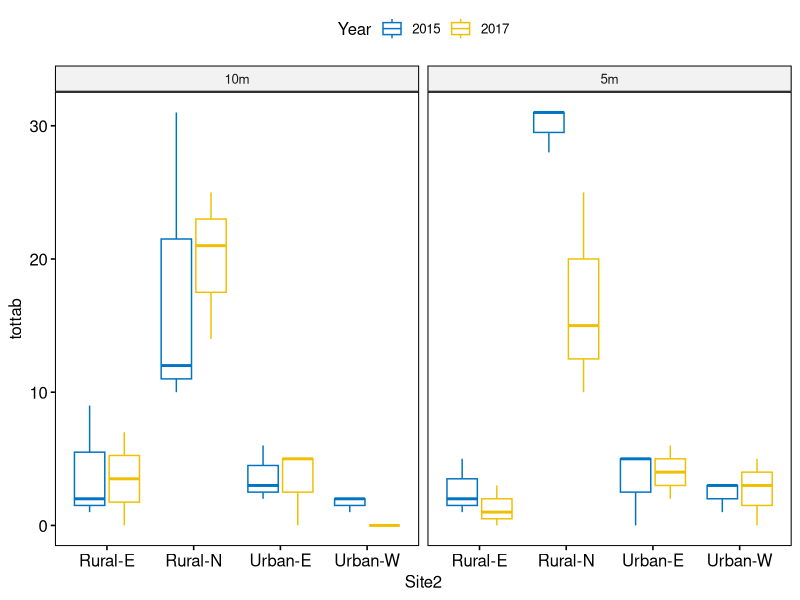
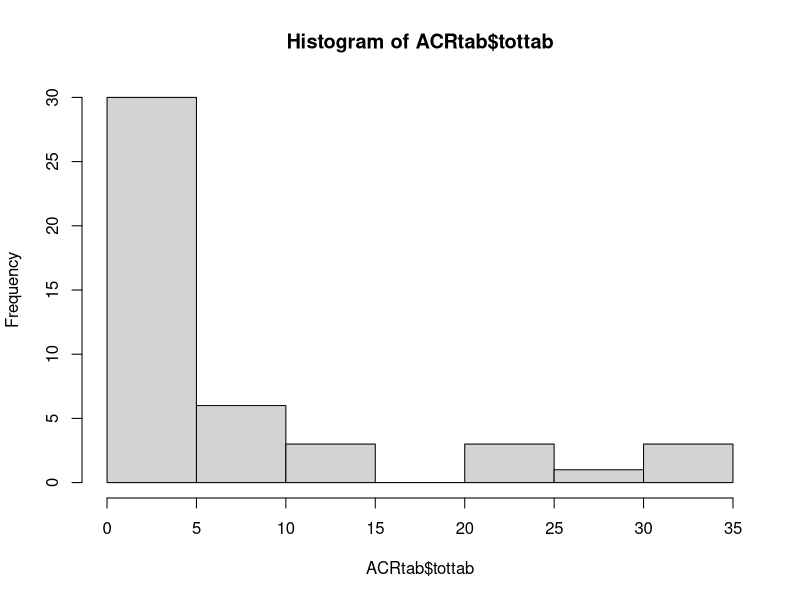
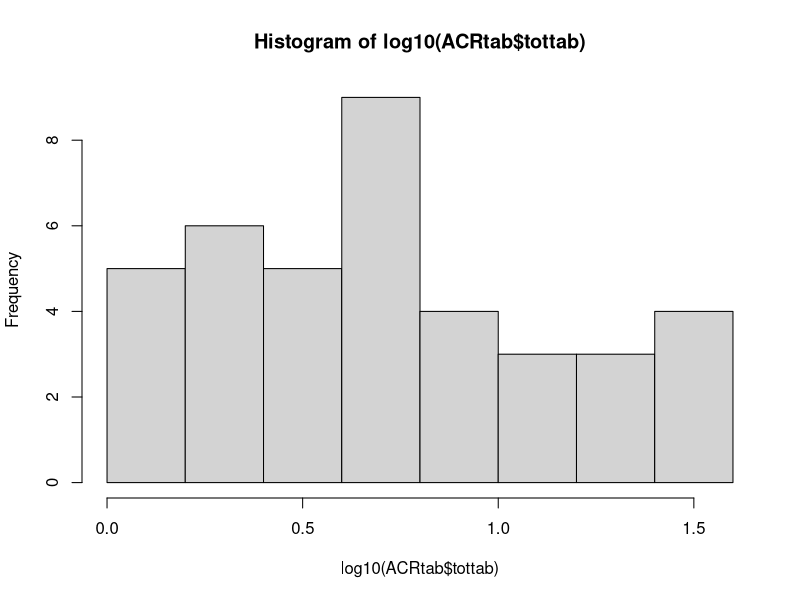
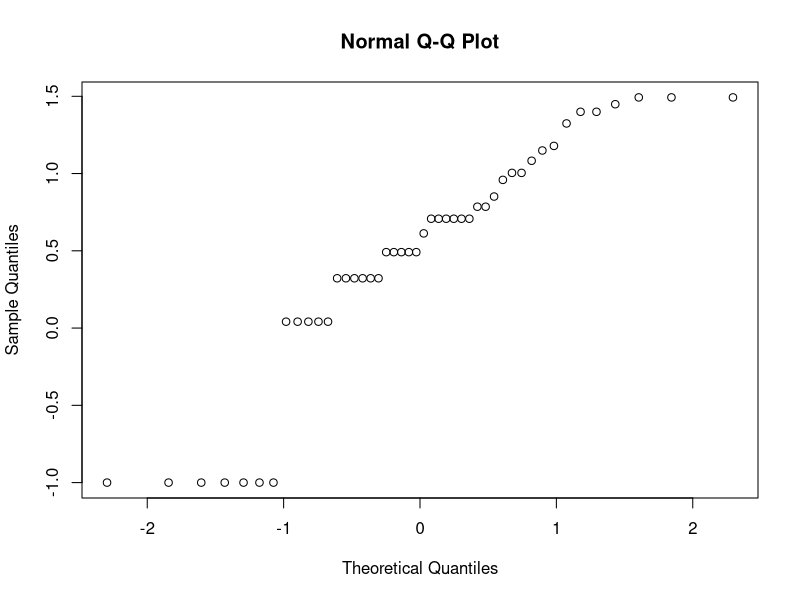
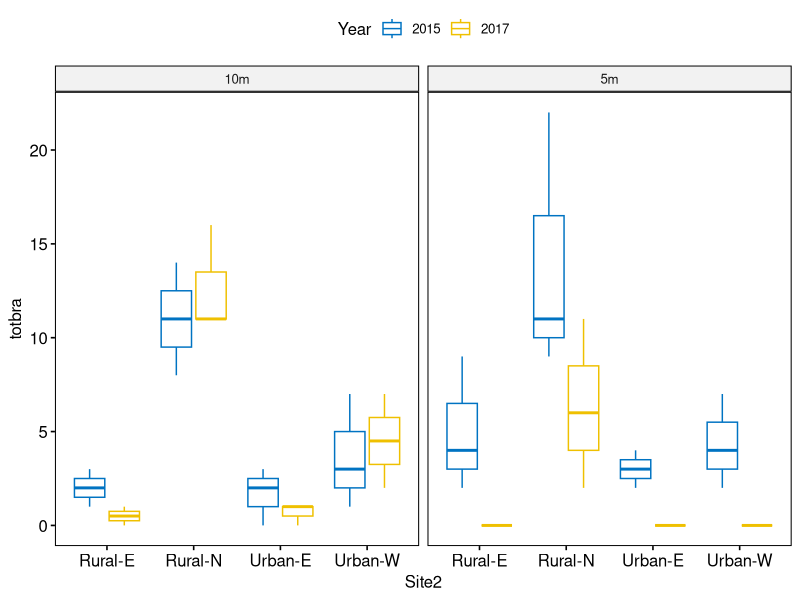
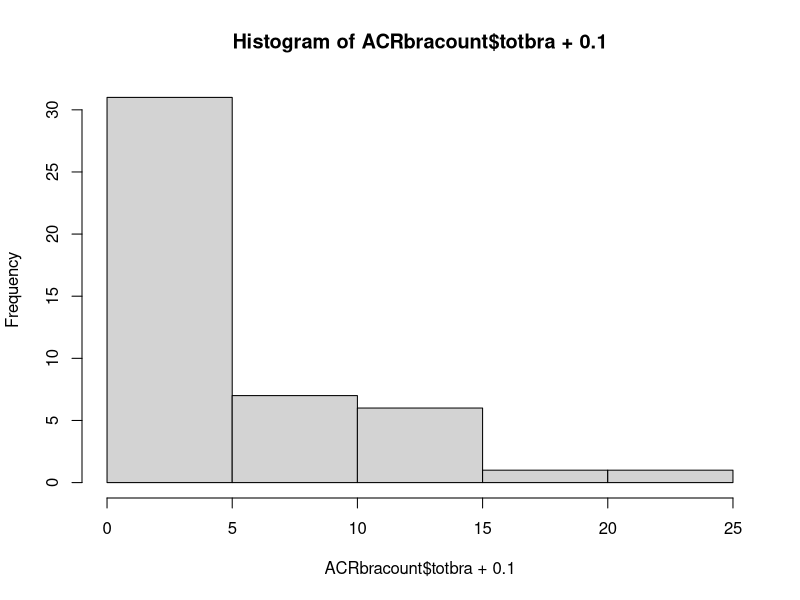
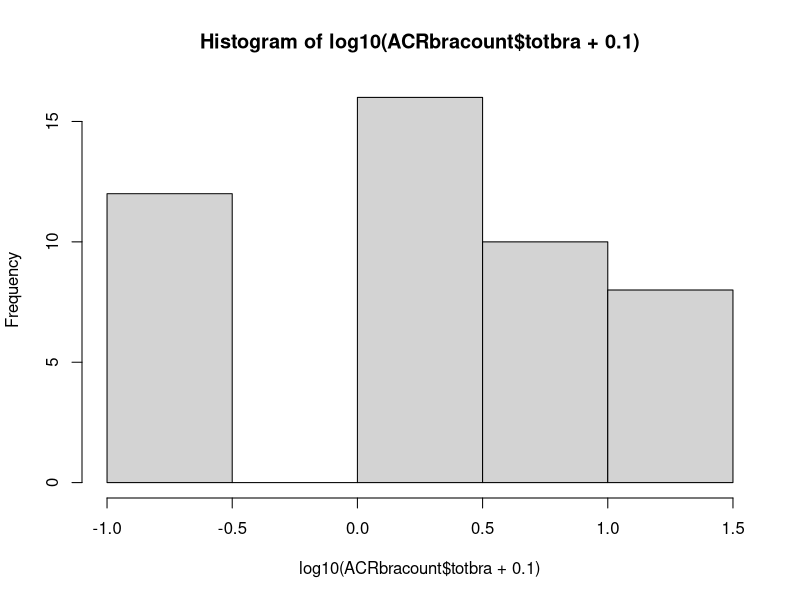
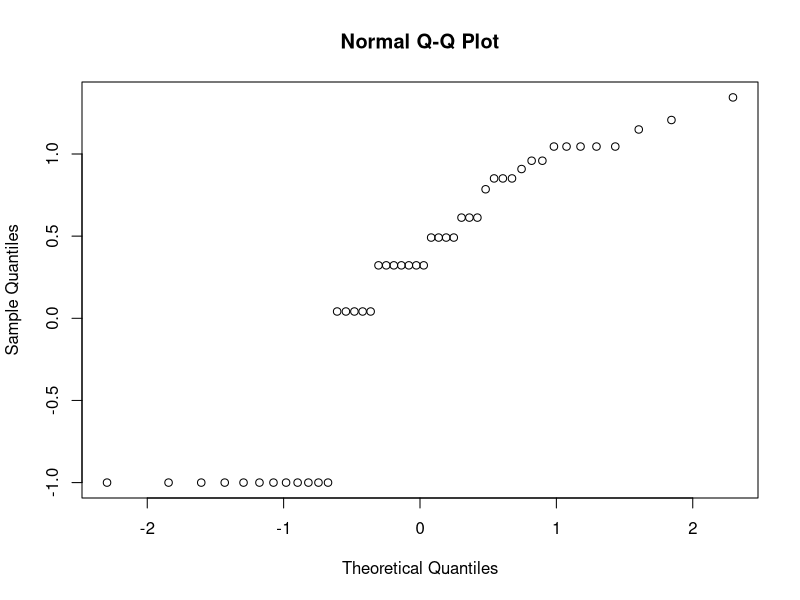

Reproduce these figures in R, in order.
## ---- chunk 1
knitr::opts_chunk$set(echo = TRUE)
## ---- chunk 2
library(here) # to use relative file paths to read in data
library(readr)
comp1517 <- read_csv(here("data/CoralHealth-2015-2017-genmorph.csv")) 

library(dplyr)
comp1517_factor <- comp1517 %>%  mutate(across(where(is.character),as.factor))
   
comp1517_factor$Year <- as.factor(comp1517_factor$Year) # year also as a factor

head(comp1517_factor)
## ---- chunk 3
comp1517_factor$long_id <-  as.factor(paste(comp1517_factor$Site2, comp1517_factor$Depth, comp1517_factor$Transect,
                                            sep = "_"))

levels(comp1517_factor$long_id)

ids <- read.csv(here::here("data/unique_ids.csv"))

comp1517_factor <- inner_join(comp1517_factor, ids,
                              by = 'long_id')
comp1517_factor$num_id <- as.factor(comp1517_factor$num_id)
## ---- chunk 4
library(tidyr)

ACRcount <- comp1517_factor %>% 
   group_by(Year, Site2, Depth, Transect, num_id, GEN, morph) %>% 
   dplyr::summarize(totmorph = sum(Number)) %>% 
        filter(GEN == "ACR") %>% 
      pivot_wider(names_from = morph,
                  values_from = totmorph,
                  values_fill = 0) %>%
   pivot_longer(bush:bottle, names_to = 'morph',
                values_to = 'totmorph')

ACRtab <- ACRcount %>% 
   filter(morph == 'corym' | morph == 'tab') %>%
   dplyr::summarize(tottab = sum(totmorph))

library(ggpubr) 
ggboxplot(
  ACRtab, x = "Site2", y = "tottab", facet.by = 'Depth',
  color = "Year", palette = "jco"
  )

# check nomality
hist(ACRtab$tottab)
hist(log10(ACRtab$tottab))
qqnorm(log10(ACRtab$tottab+.1))
library(car)
leveneTest(tottab ~ Year * Site2 * Depth, data = ACRtab)
## ---- chunk 5
# normal anova
summary(aov(log10(tottab + .1) ~ Year * Site2 * Depth +
               Error(num_id), data = ACRtab))

# mixed model approach
library(nlme)
acr.lme <- lme(log10(tottab + .1 ) ~ Year *Site2 * Depth, 
               random = ~1|num_id,
               data = ACRtab, na.action = na.exclude)
#acr.lme
summary(acr.lme)
library(car)
Anova(acr.lme) # used
library(emmeans)
emmeans(acr.lme, list(pairwise ~ Site2), adjust = "tukey")
## ---- chunk 6
acr.lme2 <- lme(log10(tottab + .1) ~ Year *Site2 * Depth, 
                random = ~Year|num_id,
               data = ACRtab, na.action = na.exclude)

summary(acr.lme2)
Anova(acr.lme2)
emmeans(acr.lme, list(pairwise ~ Site2), adjust = "tukey")

anova(acr.lme, acr.lme2)  # not significantly different
## ---- chunk 7
ACRtabave <- ACRtab %>% 
   group_by( Site2, GEN) %>% 
   dplyr::summarize(ave = mean(tottab), SE = sd(tottab)/n())
ACRtabave
## ---- chunk 8
ACRbracount <- ACRcount %>% 
   filter(morph == "br" | morph == "bush" | morph == "stag") %>% 
   dplyr::summarize(totbra = sum(totmorph))

# boxplot
ggboxplot(
  ACRbracount, x = "Site2", y = "totbra", facet.by = 'Depth',
  color = "Year", palette = "jco"
  )

# check normality
hist(ACRbracount$totbra + 0.1)
hist(log10(ACRbracount$totbra +0.1))
qqnorm(log10(ACRbracount$totbra +0.1))
leveneTest(totbra ~ Year * Site2 * Depth, data = ACRbracount)
## ---- chunk 9
acrbra.lme <- lme(log10(totbra + 0.1) ~ Year * Site2 * Depth, 
                  random = ~1|num_id,
               data = ACRbracount, na.action = na.exclude)
acrbra.lme
summary(acrbra.lme) # lowest AIC
Anova(acrbra.lme)
emmeans(acr.lme, list(pairwise ~ Site2), adjust = "tukey")
emmeans(acr.lme, list(pairwise ~ Year), adjust = "tukey")
## ---- chunk 10
acrbra.lme2 <- lme(log10(totbra + 0.1) ~ Year * Site2 * Depth, random = ~Year|num_id,
               data = ACRbracount, na.action = na.exclude)
acrbra.lme2
summary(acrbra.lme2)
Anova(acrbra.lme2)

anova(acrbra.lme, acrbra.lme2) # models not significantly different 
## ---- chunk 11
# relevel factors 
ACRbracount$Depth <- relevel(ACRbracount$Depth, ref = "5m")

# average branching acroporid per site, depth, year
ACRbraave_site_d_yr <- ACRbracount %>% 
   group_by( Site2, Depth, Year, GEN) %>% 
   dplyr::summarize(ave = mean(totbra), SE = sd(totbra)/n()) 
ACRbraave_site_d_yr

ggplot(ACRbracount, 
       aes(x = Year, y = totbra, fill = Depth)) +
   geom_boxplot() +
   facet_wrap(vars(Site2)) +
   theme_classic() +
   theme(text = element_text(size = 16)) +
   ylab("Total Branching Acroporids")

# save plot as  jpg
ggsave(here::here("figures/SuppFigA3_ACRbra_counts_site_d_yr.jpg"), width = 7, height = 4)
